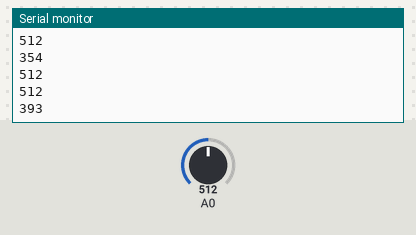
The sketch below on a simulated Arduino Uno, built with avr-gcc and run on an emulated ATmega328P. Shown: the last lines printed to the serial monitor. The inputs (shaded band) are chosen by the test bench; at power-on: A0 = 512.

Above: at 1.2 s.
1.3 s: A0 set to 716
At 1.32 s:
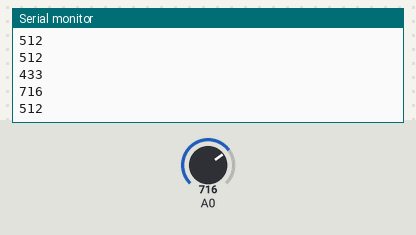
2.8 s: A0 set to 900
At 2.84 s:
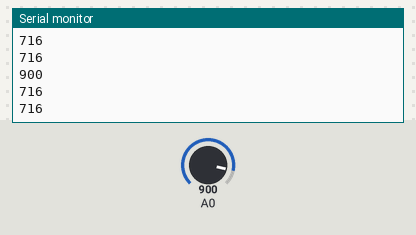
Timing chart, 0 to 5.8 s (numbered marks = the images above; inputs shaded):
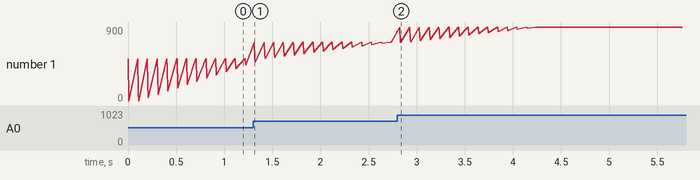

The sketch:

Sensor.ino
```cpp
/* ////////////////////////////////


Summary


//////////////////////////////////*/


#define filterSamples  7          // filterSamples should  be an odd number, no smaller than 3 (<<# sensitive, #<< insensitive)
#define filterSamples2  17

int sensSmoothArray [filterSamples];   // holds past RSSI values for filtering
int rawData, smoothData;  // variables for sensor data

int sensSmoothArray2 [filterSamples2];   // holds past RSSI values for filtering
int rawData2, smoothData2;  // variables for sensor data

void setup() {
  //Initialize serial communications at 9600 bps:
  pinMode(0, INPUT);
  Serial.begin(9600);
}


void loop() {
    int sens = analogRead(0);
    int x = millis()%100;

   // Serial.println(x);
    Serial.println(sens);

    smoothData = digitalSmooth(sens, sensSmoothArray);
   // Serial.println(x);
    Serial.println(smoothData);

    smoothData2 = digitalSmooth2(sens, sensSmoothArray2);
    //Serial.println(x);
    Serial.println(smoothData2);

    delay(100);
}


/////////////////////////////////////////////////////
////////////////Local Functions//////////////////////
/////////////////////////////////////////////////////


//Digital filter used to smooth the input data.

int digitalSmooth2(int rawIn, int *sensSmoothArray2){     // "int *sensSmoothArray" passes an array to the function - the asterisk indicates the array name is a pointer
  int j, k, temp, top, bottom;
  long total;
  static int i;
 // static int raw[filterSamples];
  static int sorted[filterSamples2];
  boolean done;

  i = (i + 1) % filterSamples2;    // increment counter and roll over if necc. -  % (modulo operator) rolls over variable
  sensSmoothArray2[i] = rawIn;                 // input new data into the oldest slot

  // Serial.print("raw = ");

  for (j=0; j<filterSamples2; j++){     // transfer data array into anther array for sorting and averaging
    sorted[j] = sensSmoothArray2[j];
  }

  done = 0;                // flag to know when we're done sorting
  while(done != 1){        // simple swap sort, sorts numbers from lowest to highest
    done = 1;
    for (j = 0; j < (filterSamples2 - 1); j++){
      if (sorted[j] > sorted[j + 1]){     // numbers are out of order - swap
        temp = sorted[j + 1];
        sorted [j+1] =  sorted[j] ;
        sorted [j] = temp;
        done = 0;
      }
    }
  }

/*
  for (j = 0; j < (filterSamples); j++){    // print the array to debug
    Serial.print(sorted[j]);
    Serial.print("   ");
  }
  Serial.println();
*/

  // throw out top and bottom 15% of samples - limit to throw out at least one from top and bottom
  bottom = max(((filterSamples2 * 15)  / 100), 1);
  top = min((((filterSamples2 * 85) / 100) + 1  ), (filterSamples2 - 1));   // the + 1 is to make up for asymmetry caused by integer rounding
  k = 0;
  total = 0;
  for ( j = bottom; j< top; j++){
    total += sorted[j];  // total remaining indices
    k++;
    // Serial.print(sorted[j]);
    // Serial.print("   ");
  }

//  Serial.println();
//  Serial.print("average = ");
//  Serial.println(total/k);
  return total / k;    // divide by number of samples
}


int digitalSmooth(int rawIn, int *sensSmoothArray){     // "int *sensSmoothArray" passes an array to the function - the asterisk indicates the array name is a pointer
  int j, k, temp, top, bottom;
  long total;
  static int i;
 // static int raw[filterSamples];
  static int sorted[filterSamples];
  boolean done;

  i = (i + 1) % filterSamples;    // increment counter and roll over if necc. -  % (modulo operator) rolls over variable
  sensSmoothArray[i] = rawIn;                 // input new data into the oldest slot

  // Serial.print("raw = ");

  for (j=0; j<filterSamples; j++){     // transfer data array into anther array for sorting and averaging
    sorted[j] = sensSmoothArray[j];
  }

  done = 0;                // flag to know when we're done sorting
  while(done != 1){        // simple swap sort, sorts numbers from lowest to highest
    done = 1;
    for (j = 0; j < (filterSamples - 1); j++){
      if (sorted[j] > sorted[j + 1]){     // numbers are out of order - swap
        temp = sorted[j + 1];
        sorted [j+1] =  sorted[j] ;
        sorted [j] = temp;
        done = 0;
      }
    }
  }

/*
  for (j = 0; j < (filterSamples); j++){    // print the array to debug
    Serial.print(sorted[j]);
    Serial.print("   ");
  }
  Serial.println();
*/

  // throw out top and bottom 15% of samples - limit to throw out at least one from top and bottom
  bottom = max(((filterSamples * 15)  / 100), 1);
  top = min((((filterSamples * 85) / 100) + 1  ), (filterSamples - 1));   // the + 1 is to make up for asymmetry caused by integer rounding
  k = 0;
  total = 0;
  for ( j = bottom; j< top; j++){
    total += sorted[j];  // total remaining indices
    k++;
    // Serial.print(sorted[j]);
    // Serial.print("   ");
  }

//  Serial.println();
//  Serial.print("average = ");
//  Serial.println(total/k);
  return total / k;    // divide by number of samples
}
```

Measured:
- after the input at 1.3 s, the serial monitor: prints a new line at once (image 1)
- after the input at 2.8 s, the serial monitor: prints a new line at once (image 2)
- plotted number 1: 433 → 716 after the input at 1.3 s, 716 → 90 after the input at 2.8 s
